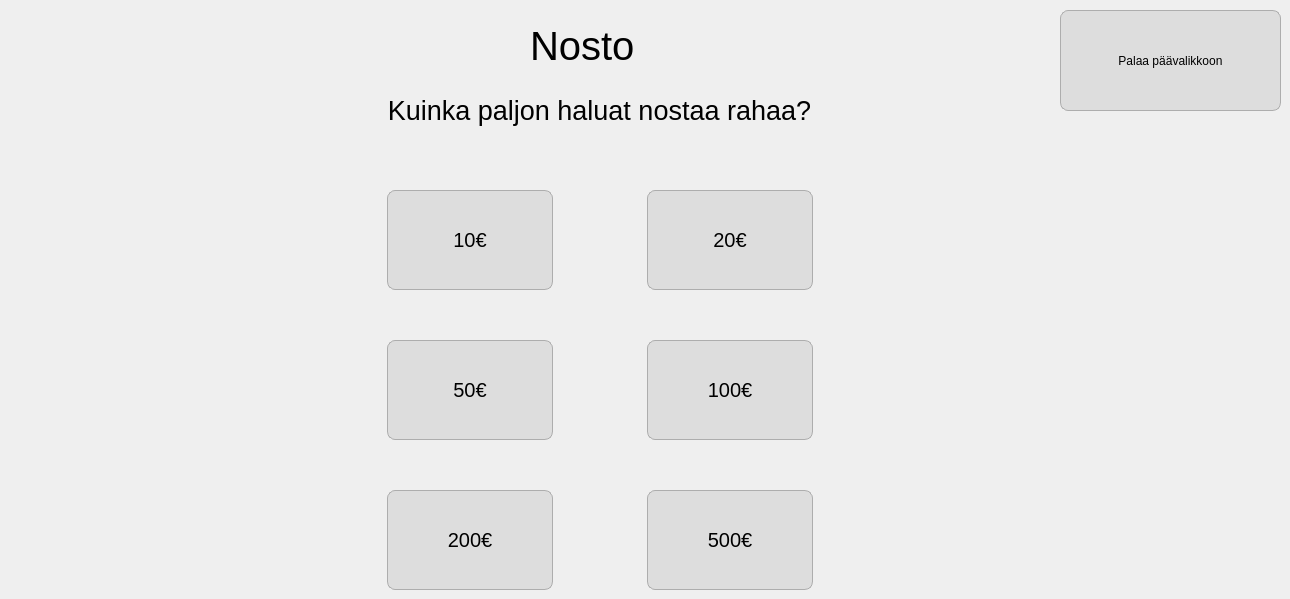
    <widget class="QWidget" name="page_3">
     <widget class="QPushButton" name="palaaButton">
      <property name="geometry">
       <rect>
        <x>1060</x>
        <y>10</y>
        <width>221</width>
        <height>101</height>
       </rect>
      </property>
      <property name="styleSheet">
       <string notr="true">border-radius: 8px;
background-color: rgb(221, 221, 221);
border: 1px solid;
border-color: rgb(173, 173, 173);</string>
      </property>
      <property name="text">
       <string>Palaa päävalikkoon</string>
      </property>
     </widget>
     <widget class="QLabel" name="label_4">
      <property name="geometry">
       <rect>
        <x>204</x>
        <y>80</y>
        <width>791</width>
        <height>61</height>
       </rect>
      </property>
      <property name="font">
       <font>
        <pointsize>20</pointsize>
       </font>
      </property>
      <property name="text">
       <string>Kuinka paljon haluat nostaa rahaa?</string>
      </property>
      <property name="alignment">
       <set>Qt::AlignCenter</set>
      </property>
     </widget>
     <widget class="QPushButton" name="twentyButton">
      <property name="geometry">
       <rect>
        <x>647</x>
        <y>190</y>
        <width>166</width>
        <height>100</height>
       </rect>
      </property>
      <property name="font">
       <font>
        <pointsize>15</pointsize>
       </font>
      </property>
      <property name="styleSheet">
       <string notr="true">border-radius: 8px;
background-color: rgb(221, 221, 221);
border: 1px solid;
border-color: rgb(173, 173, 173);</string>
      </property>
      <property name="text">
       <string>20€</string>
      </property>
     </widget>
     <widget class="QPushButton" name="twohundredButton">
      <property name="geometry">
       <rect>
        <x>387</x>
        <y>490</y>
        <width>166</width>
        <height>100</height>
       </rect>
      </property>
      <property name="font">
       <font>
        <pointsize>15</pointsize>
       </font>
      </property>
      <property name="styleSheet">
       <string notr="true">border-radius: 8px;
background-color: rgb(221, 221, 221);
border: 1px solid;
border-color: rgb(173, 173, 173);</string>
      </property>
      <property name="text">
       <string>200€</string>
      </property>
     </widget>
     <widget class="QPushButton" name="fivehundredButton">
      <property name="geometry">
       <rect>
        <x>647</x>
        <y>490</y>
        <width>166</width>
        <height>100</height>
       </rect>
      </property>
      <property name="font">
       <font>
        <pointsize>15</pointsize>
       </font>
      </property>
      <property name="layoutDirection">
       <enum>Qt::LeftToRight</enum>
      </property>
      <property name="styleSheet">
       <string notr="true">border-radius: 8px;
background-color: rgb(221, 221, 221);
border: 1px solid;
border-color: rgb(173, 173, 173);</string>
      </property>
      <property name="text">
       <string>500€</string>
      </property>
     </widget>
     <widget class="QPushButton" name="fiftyButton">
      <property name="geometry">
       <rect>
        <x>387</x>
        <y>340</y>
        <width>166</width>
        <height>100</height>
       </rect>
      </property>
      <property name="font">
       <font>
        <pointsize>15</pointsize>
       </font>
      </property>
      <property name="styleSheet">
       <string notr="true">border-radius: 8px;
background-color: rgb(221, 221, 221);
border: 1px solid;
border-color: rgb(173, 173, 173);</string>
      </property>
      <property name="text">
       <string>50€</string>
      </property>
     </widget>
     <widget class="QPushButton" name="hundredButton">
      <property name="geometry">
       <rect>
        <x>647</x>
        <y>340</y>
        <width>166</width>
        <height>100</height>
       </rect>
      </property>
      <property name="font">
       <font>
        <pointsize>15</pointsize>
       </font>
      </property>
      <property name="styleSheet">
       <string notr="true">border-radius: 8px;
background-color: rgb(221, 221, 221);
border: 1px solid;
border-color: rgb(173, 173, 173);</string>
      </property>
      <property name="text">
       <string>100€</string>
      </property>
     </widget>
     <widget class="QPushButton" name="tenButton">
      <property name="geometry">
       <rect>
        <x>387</x>
        <y>190</y>
        <width>166</width>
        <height>100</height>
       </rect>
      </property>
      <property name="font">
       <font>
        <pointsize>15</pointsize>
       </font>
      </property>
      <property name="styleSheet">
       <string notr="true">border-radius: 8px;
background-color: rgb(221, 221, 221);
border: 1px solid;
border-color: rgb(173, 173, 173);</string>
      </property>
      <property name="text">
       <string>10€</string>
      </property>
     </widget>
     <widget class="QLabel" name="label_5">
      <property name="geometry">
       <rect>
        <x>530</x>
        <y>20</y>
        <width>140</width>
        <height>51</height>
       </rect>
      </property>
      <property name="font">
       <font>
        <pointsize>30</pointsize>
       </font>
      </property>
      <property name="text">
       <string>Nosto</string>
      </property>
     </widget>
    </widget>
